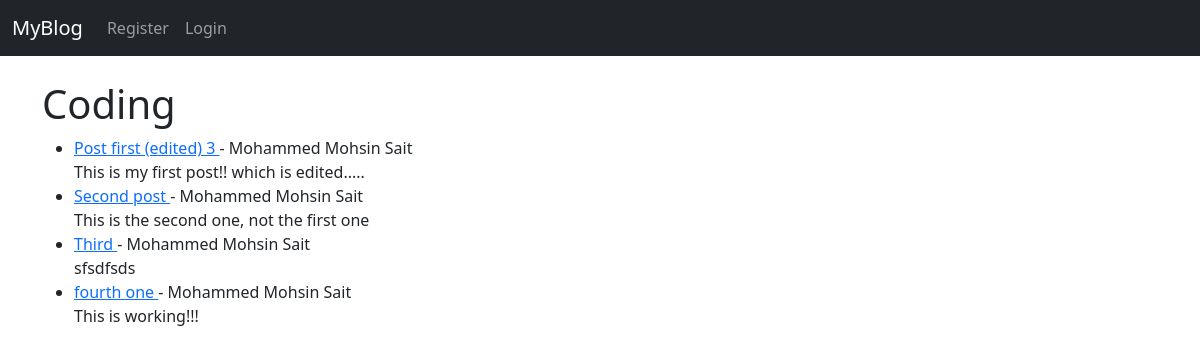
/category/coding/, run on the app's committed database.
### theblog/models.py (models this page shows, shortened)
class Post(models.Model):
    title = models.CharField(max_length=255)
    title_tag = models.CharField(max_length=255)
    author = models.ForeignKey(User, on_delete=models.CASCADE)
    body = models.TextField()
    post_date = models.DateField(auto_now_add=True)
    category = models.CharField(max_length=255, default='coding')
    likes = models.ManyToManyField(User, related_name='blog_posts')

### theblog/views.py (the view)
# urls.py: path('category/<str:cats>/', CategoryView, name="category"),
def CategoryView(request, cats):
    category_posts = Post.objects.filter(category=cats.replace('-', ' '))
    return render(request, 'categories.html', {'cats': cats.title().replace('-', ' '), 'category_posts': category_posts})

### theblog/templates/categories.html (shortened to what this page needs)
{% extends "base.html" %}
{% block content %}
{% if category_posts %}
    <h1>{{ cats }}</h1>
    <ul>
        {% for post in category_posts %}
            <li>
                <a href="{% url 'article-detail' post.pk %}">
                    {{ post.title }}
                </a>
                - {{ post.author.first_name }}
                {{ post.author.last_name }}
                <br>
                {{ post.body|slice:":200" }}
            </li>
        {% endfor %}
    </ul>
{% else %}
    <h2>There are no blogs about this Nigga!</h2>
{% endif %}
{% endblock content %}

### data on the page
Post: title "Post first (edited) 3", author.first_name "Mohammed Mohsin", author.last_name "Sait", body "This is my first post!! which is edited....."
Post: title "Second post", author.first_name "Mohammed Mohsin", author.last_name "Sait", body "This is the second one, not the first one"
Post: title "Third", author.first_name "Mohammed Mohsin", author.last_name "Sait", body "sfsdfsds"
Post: title "fourth one", author.first_name "Mohammed Mohsin", author.last_name "Sait", body "This is working!!!"

### other printed values
{{ cats }} "Coding"
